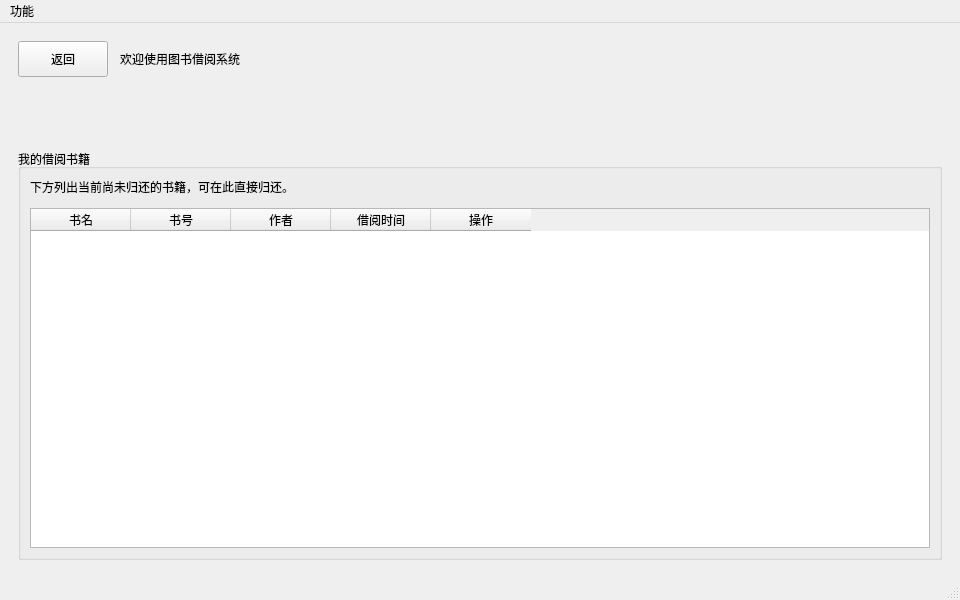
<?xml version="1.0" encoding="UTF-8"?>
<ui version="4.0">
 <class>ReaderMainWindow</class>
 <widget class="QMainWindow" name="ReaderMainWindow">
  <property name="geometry">
   <rect>
    <x>0</x>
    <y>0</y>
    <width>960</width>
    <height>600</height>
   </rect>
  </property>
  <property name="windowTitle">
   <string>读者主页</string>
  </property>
  <widget class="QWidget" name="centralwidget">
   <layout class="QVBoxLayout" name="mainLayout">
    <property name="spacing">
     <number>18</number>
    </property>
    <item>
     <widget class="QWidget" name="headerWidget">
      <layout class="QHBoxLayout" name="headerLayout">
       <property name="spacing">
      <number>12</number>
       </property>
       <item>
      <widget class="QPushButton" name="pushButtonBack">
       <property name="text">
        <string>返回</string>
       </property>
       <property name="minimumSize">
        <size>
         <width>90</width>
         <height>36</height>
        </size>
       </property>
      </widget>
       </item>
       <item>
      <widget class="QLabel" name="labelWelcome">
       <property name="text">
        <string>欢迎使用图书借阅系统</string>
       </property>
       <property name="alignment">
        <set>Qt::AlignVCenter|Qt::AlignLeft</set>
       </property>
      </widget>
       </item>
       <item>
      <spacer name="headerSpacer">
       <property name="orientation">
        <enum>Qt::Horizontal</enum>
       </property>
       <property name="sizeHint" stdset="0">
        <size>
         <width>40</width>
         <height>20</height>
        </size>
       </property>
      </spacer>
       </item>
      </layout>
     </widget>
    </item>
    <item>
     <widget class="QFrame" name="contentFrame">
      <property name="frameShape">
       <enum>QFrame::NoFrame</enum>
      </property>
      <layout class="QVBoxLayout" name="contentLayout">
       <property name="spacing">
        <number>18</number>
       </property>
       <item>
        <widget class="QWidget" name="queryContainer">
         <property name="sizePolicy">
          <sizepolicy hsizetype="Expanding" vsizetype="Preferred">
           <horstretch>0</horstretch>
           <verstretch>0</verstretch>
          </sizepolicy>
         </property>
         <layout class="QVBoxLayout" name="queryContainerLayout">
          <property name="spacing">
           <number>0</number>
          </property>
         </layout>
        </widget>
       </item>
       <item>
        <widget class="QGroupBox" name="groupBoxBorrowed">
         <property name="title">
          <string>我的借阅书籍</string>
         </property>
         <layout class="QVBoxLayout" name="borrowedLayout">
          <property name="spacing">
           <number>12</number>
          </property>
          <item>
           <widget class="QLabel" name="labelBorrowTip">
            <property name="text">
             <string>下方列出当前尚未归还的书籍，可在此直接归还。</string>
            </property>
           </widget>
          </item>
          <item>
           <widget class="QTableWidget" name="tableWidgetBorrowed">
            <property name="alternatingRowColors">
             <bool>true</bool>
            </property>
            <column>
             <property name="text">
              <string>书名</string>
             </property>
            </column>
            <column>
             <property name="text">
              <string>书号</string>
             </property>
            </column>
            <column>
             <property name="text">
              <string>作者</string>
             </property>
            </column>
            <column>
             <property name="text">
              <string>借阅时间</string>
             </property>
            </column>
            <column>
             <property name="text">
              <string>操作</string>
             </property>
            </column>
           </widget>
          </item>
         </layout>
        </widget>
       </item>
      </layout>
     </widget>
    </item>
   </layout>
  </widget>
    <widget class="QMenuBar" name="menubar">
   <property name="geometry">
    <rect>
     <x>0</x>
     <y>0</y>
     <width>960</width>
     <height>22</height>
    </rect>
   </property>
    <widget class="QMenu" name="menuFunctions">
    <property name="title">
     <string>功能</string>
    </property>
    <addaction name="actionBookQuery"/>
    <addaction name="actionBorrowRecords"/>
    <addaction name="actionLogout"/>
    </widget>
    <addaction name="menuFunctions"/>
  </widget>
  <widget class="QStatusBar" name="statusbar"/>
  <action name="actionBookQuery">
   <property name="text">
    <string>图书查询</string>
   </property>
  </action>
  <action name="actionBorrowRecords">
   <property name="text">
    <string>我的借阅记录</string>
   </property>
  </action>
  <action name="actionLogout">
   <property name="text">
    <string>退出</string>
   </property>
  </action>
 </widget>
 <resources/>
 <connections/>
</ui>
